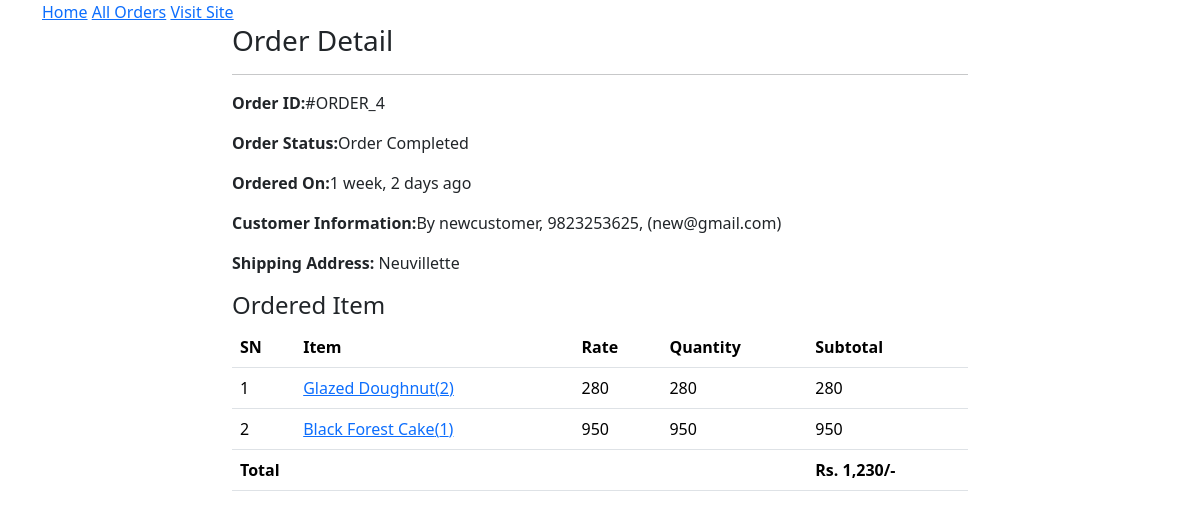
Page /admin-order/4/ (signed in) on the committed database.
### ecomapp/models.py (models this page shows, shortened)
class Order(models.Model):
    cart = models.OneToOneField(Cart, on_delete=models.CASCADE)
    ordered_by = models.CharField(max_length=200)
    shipping_address = models.CharField(max_length=200)
    mobile = models.CharField(max_length=10)
    email = models.EmailField()
    subtotal = models.PositiveIntegerField()
    discount = models.PositiveIntegerField()
    total = models.PositiveIntegerField()
    order_status = models.CharField(max_length=50, choices=ORDER_STATUS)
    created_at = models.DateTimeField(auto_now_add=True)
    payment_method= models.CharField(max_length=20,choices = METHOD,default="Cash On Delivery"),
    payment_completed = models.BooleanField(default=False, null = True, blank=True)

class CartProduct(models.Model):
    cart = models.ForeignKey(Cart,on_delete=models.CASCADE)
    product = models.ForeignKey(Product,on_delete=models.CASCADE)
    rate = models.PositiveIntegerField()
    quantity = models.PositiveIntegerField()
    subtotal = models.PositiveIntegerField()

class Product(models.Model):
    title = models.CharField(max_length=40)
    slug = models.SlugField(unique=True)
    category = models.ForeignKey(Category,on_delete=models.CASCADE)
    image = models.ImageField(upload_to="products")
    marked_price = models.PositiveIntegerField()
    selling_price = models.PositiveIntegerField()
    description =   models.TextField()
    expiry = models.DateField()
    return_policy =models.CharField(max_length=300, null=True,blank = True)
    view_count = models.PositiveIntegerField()

### ecomapp/views.py (the view)
# urls.py: path("admin-order/<int:pk>/",AdminOrderDetailView.as_view(),name="adminorderdetail"),
class AdminOrderDetailView(AdminRequiredMixin, DetailView):
    template_name = "adminpages/adminorderdetail.html"
    model = Order
    context_object_name = "ord_obj"
    def get_context_data(self, **kwargs):
        context = super().get_context_data(**kwargs)
        context["allstatus"] = ORDER_STATUS
        return context

### ecomapp/views.py (called while the page is built)
    def dispatch(self, request, *args,**kwargs):
        if request.user.is_authenticated and Admin.objects.filter(user=request.user).exists():
            pass
        else:
            return redirect("/admin-login/")
        return super().dispatch(request, *args, **kwargs)

### templates/adminpages/adminorderdetail.html (shortened to what this page needs)
{% extends 'adminpages/adminbase.html' %}
{% load humanize %}
{% block content %}
<div class="container">
    <div class="row">
        <div class="col-md-8 mx-auto">
            <h3>Order Detail</h3><hr/>
            <p><span style="font-weight:bold;">Order ID:</span>#ORDER_{{ord_obj.id}}</p>
            <p><span style="font-weight:bold;">Order Status:</span>{{ord_obj.order_status}}</p>
            <p><span style="font-weight:bold;">Ordered On:</span>{{ord_obj.created_at|timesince}} ago</p>
            <p><span style="font-weight:bold;">Customer Information:</span>By {{ord_obj.ordered_by}}, {{ord_obj.mobile}}, ({{ord_obj.email}})</p>
            <p><span style="font-weight:bold;">Shipping Address:</span> {{ord_obj.shipping_address}}</p>
            <h4>Ordered Item</h4>
            <table class="table">
                <thead>
                    <tr>
                        <th>SN</th>
                        <th>Item</th>
                        <th>Rate</th>
                        <th>Quantity</th>
                        <th>Subtotal</th>
                    </tr>
                </thead>
                <tbody>
                    {% for cp  in ord_obj.cart.cartproduct_set.all %}
                        <tr>
                            <td>{{forloop.counter}}</td>
                            <td><a target="_blank" href="{% url 'ecomapp:productdetail' cp.product.slug %}">{{cp.product.title}}({{cp.product.id}})</a></td>
                            <td>{{cp.rate}}</td>
                            <td>{{cp.rate}}</td>
                            <td>{{cp.subtotal}}</td>
                        </tr>
                    {% endfor %}
                    <tr>
                        <th colspan="4" class="text-right">Total</th>
                        <th>Rs. {{ord_obj.total|intcomma}}/-</th>
                    </tr>
                </tbody>
            </table>
        </div>
    </div>
</div>
{% endblock content %}

### rows in the picture
Order: id "4", order_status "Order Completed", created_at "1 week, 2 days", ordered_by "newcustomer", mobile "9823253625", email "new@gmail.com", shipping_address "Neuvillette", total "1,230"
CartProduct: product "Glazed Doughnut", product.id "2", rate "280", subtotal "280"
CartProduct: product "Black Forest Cake", product.id "1", rate "950", subtotal "950"
